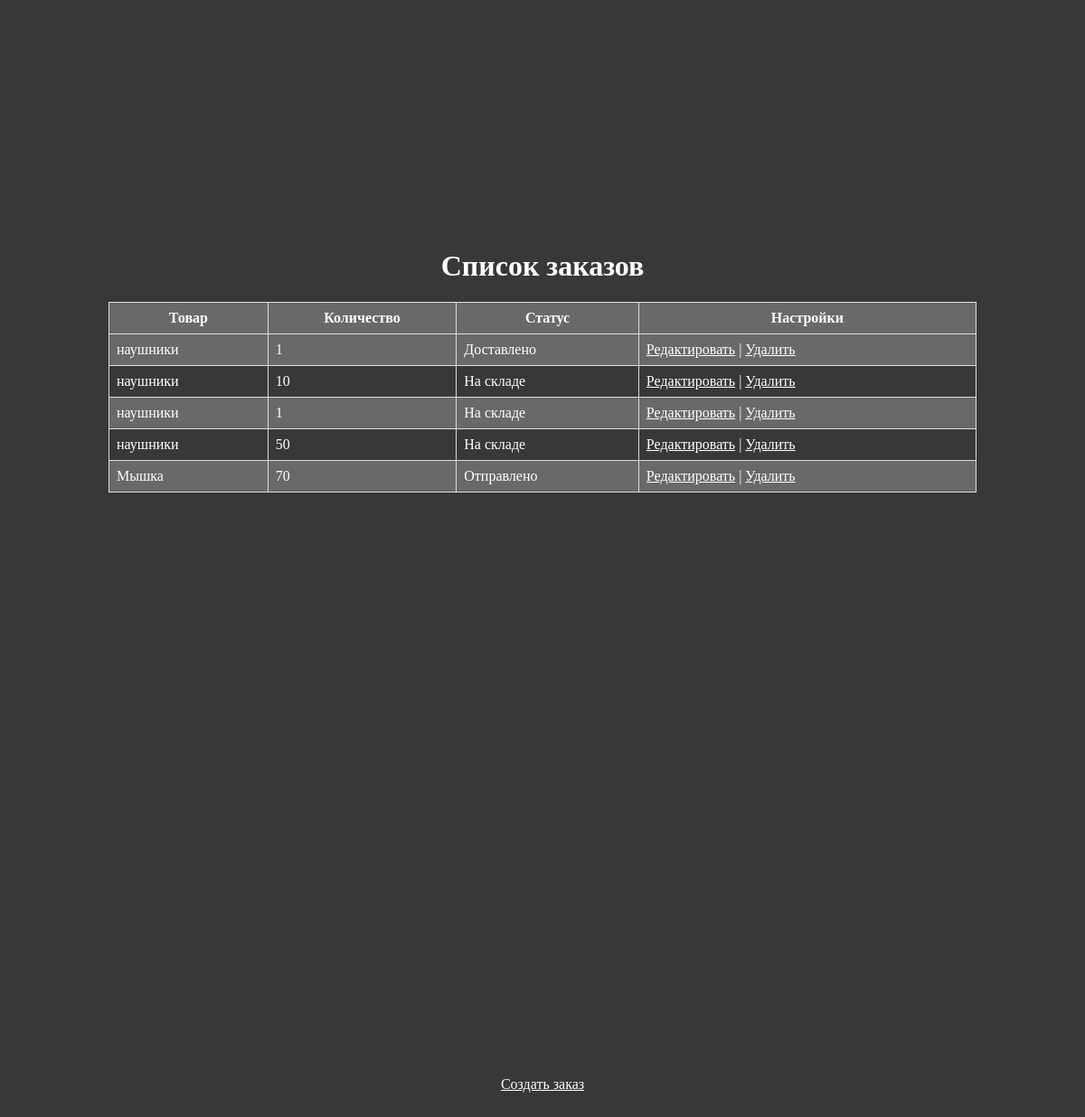
Page /order_list/ (signed in) on the committed database.
### myapp/models.py (models this page shows, shortened)
class Order(models.Model):
    STATUS_CHOICES = [
        ('On the stock', 'На складе'),
        ('Shipped', 'Отправлено'),
        ('Delivered', 'Доставлено'),
    ]
    product = models.ForeignKey(Product, on_delete=models.CASCADE, default='')
    order_quantity = models.PositiveIntegerField(default=1)
    order_status = models.CharField(max_length=20, choices=STATUS_CHOICES, default='On the stock')

class Product(models.Model):
    name = models.CharField(max_length=100)
    category = models.CharField(max_length=100)
    description = models.TextField()
    quantity = models.PositiveIntegerField()

### myapp/views.py (the view)
# urls.py: path('order_list/', views.order_list_view, name='order_list'),
@login_required
def order_list_view(request):
    orders = Order.objects.all()
    return render(request, 'order_list.html', {'orders': orders})

### myapp/templates/order_list.html (shortened to what this page needs)
{% load static %}
<!DOCTYPE html>
<html>
<head>
    <link rel="stylesheet" type="text/css" href="{% static 'css/order_list.css' %}">
</head>
<body>
    <div class="center-content">
        <h1>Список заказов</h1>
        {% if orders %}
            <table>
                <tr>
                    <th>Товар</th>
                    <th>Количество</th>
                    <th>Статус</th>
                    <th>Настройки</th>
                </tr>
                {% for order in orders %}
                    <tr>
                        <td>{{ order.product.name }}</td>
                        <td>{{ order.order_quantity }}</td>
                        <td>{{ order.get_order_status_display }}</td>
                        <td>
                            <a href="{% url 'edit_order' order.id %}">Редактировать</a> |
                            <a href="{% url 'delete_order' order.id %}">Удалить</a>
                        </td>
                    </tr>
                {% endfor %}
            </table>
        {% else %}
            <p>Нет заказов.</p>
        {% endif %}
    </div>
    <div class="center-content">
        <a href="{% url 'add_order' %}">Создать заказ</a>
    </div>
</body>
</html>

### myapp/static/css/order_list.css (style rules this page uses)
body { margin: 0; padding: 0; background-color: #383838; color: white; }
.center-content { display: flex; justify-content: center; align-items: center; min-height: 100vh; flex-direction: column; }
table { border-collapse: collapse; width: 80%; }
th, td { border: 1px solid #ddd; padding: 8px; }
th { background-color: #696969; }
tr:nth-child(even) { background-color: #696969; }
a { color: white; }

### rows in the picture
Order: product.name "наушники", order_quantity "1", order_status "Доставлено"
Order: product.name "наушники", order_quantity "10", order_status "На складе"
Order: product.name "наушники", order_quantity "1", order_status "На складе"
Order: product.name "наушники", order_quantity "50", order_status "На складе"
Order: product.name "Мышка", order_quantity "70", order_status "Отправлено"
